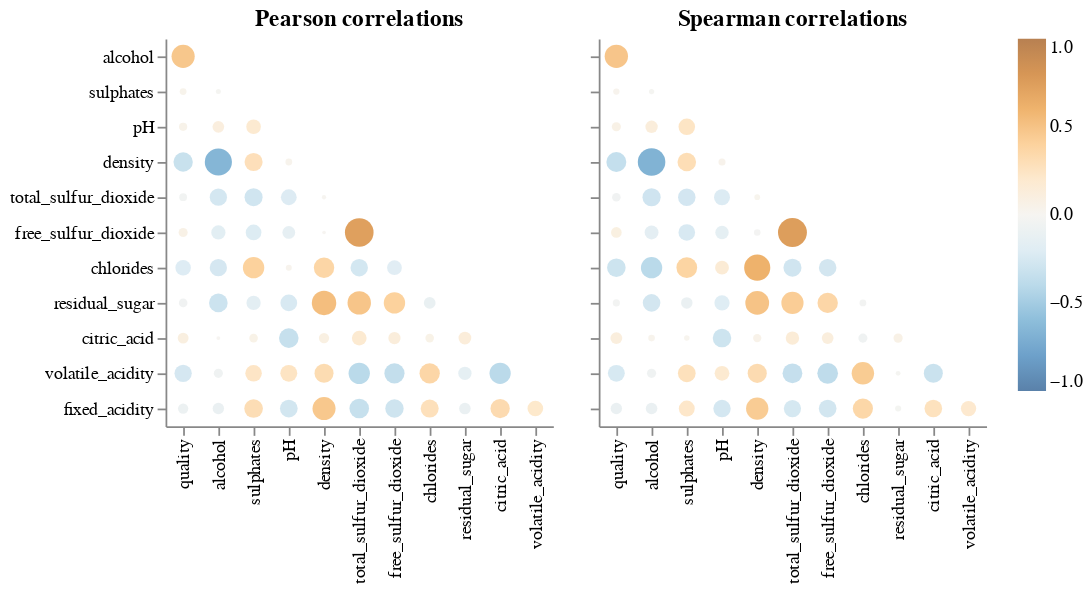

Notebook source saved alongside this figure:
### Code cell
print("Figure 2: Correlation between Wine Color PRediction Features\n")
aly.corr(train_df)

### Figure 1 — Vega specification as saved in the notebook (floating-point values rounded to 4 significant figures)
{"$schema": "https://vega.github.io/schema/vega/v5.json", "data": [{"name": "source_0"}, {"name": "data_0", "values": [{"abs_value": 0.2461, "index": "pH", "value": 0.2461, "variable": "volatile_acidity"}, {"abs_value": 0.149, "index": "residual_sugar", "value": -0.149, "variable": "volatile_acidity"}, {"abs_value": 0.2584, "index": "quality", "value": -0.2584, "variable": "volatile_acidity"}, {"abs_value": 0.06372, "index": "alcohol", "value": -0.06372, "variable": "volatile_acidity"}, {"abs_value": 0.2354, "index": "sulphates", "value": 0.2354, "variable": "volatile_acidity"}, {"abs_value": 0.3157, "index": "density", "value": 0.3157, "variable": "volatile_acidity"}, {"abs_value": 0.4002, "index": "total_sulfur_dioxide", "value": -0.4002, "variable": "volatile_acidity"}, {"abs_value": 0.3559, "index": "free_sulfur_dioxide", "value": -0.3559, "variable": "volatile_acidity"}, {"abs_value": 0.3627, "index": "chlorides", "value": 0.3627, "variable": "volatile_acidity"}, {"abs_value": 0.3956, "index": "citric_acid", "value": -0.3956, "variable": "volatile_acidity"}, {"abs_value": 0.2142, "index": "pH", "value": -0.2142, "variable": "total_sulfur_dioxide"}, {"abs_value": 0.2834, "index": "sulphates", "value": -0.2834, "variable": "total_sulfur_dioxide"}, {"abs_value": 0.2585, "index": "alcohol", "value": -0.2585, "variable": "total_sulfur_dioxide"}, {"abs_value": 0.04346, "index": "quality", "value": -0.04346, "variable": "total_sulfur_dioxide"}, {"abs_value": 0.005614, "index": "density", "value": 0.005614, "variable": "total_sulfur_dioxide"}, {"abs_value": 0.01159, "index": "alcohol", "value": -0.01159, "variable": "sulphates"}, {"abs_value": 0.03075, "index": "quality", "value": 0.03075, "variable": "sulphates"}, {"abs_value": 0.05492, "index": "quality", "value": -0.05492, "variable": "residual_sugar"}, {"abs_value": 0.1135, "index": "chlorides", "value": -0.1135, "variable": "residual_sugar"}, {"abs_value": 0.4016, "index": "free_sulfur_dioxide", "value": 0.4016, "variable": "residual_sugar"}, {"abs_value": 0.301, "index": "alcohol", "value": -0.301, "variable": "residual_sugar"}, {"abs_value": 0.4844, "index": "total_sulfur_dioxide", "value": 0.4844, "variable": "residual_sugar"}, {"abs_value": 0.5297, "index": "density", "value": 0.5297, "variable": "residual_sugar"}, {"abs_value": 0.2416, "index": "pH", "value": -0.2416, "variable": "residual_sugar"}, {"abs_value": 0.1718, "index": "sulphates", "value": -0.1718, "variable": "residual_sugar"}, {"abs_value": 0.1823, "index": "sulphates", "value": 0.1823, "variable": "pH"}, {"abs_value": 0.1121, "index": "alcohol", "value": 0.1121, "variable": "pH"}, {"abs_value": 0.04975, "index": "quality", "value": 0.04975, "variable": "pH"}, {"abs_value": 0.1719, "index": "alcohol", "value": -0.1719, "variable": "free_sulfur_dioxide"}, {"abs_value": 0.2111, "index": "sulphates", "value": -0.2111, "variable": "free_sulfur_dioxide"}, {"abs_value": 0.1379, "index": "pH", "value": -0.1379, "variable": "free_sulfur_dioxide"}, {"abs_value": 0.0004806, "index": "density", "value": 0.0004806, "variable": "free_sulfur_dioxide"}, {"abs_value": 0.729, "index": "total_sulfur_dioxide", "value": 0.729, "variable": "free_sulfur_dioxide"}, {"abs_value": 0.06349, "index": "quality", "value": 0.06349, "variable": "free_sulfur_dioxide"}, {"abs_value": 0.2091, "index": "volatile_acidity", "value": 0.2091, "variable": "fixed_acidity"}, {"abs_value": 0.3252, "index": "citric_acid", "value": 0.3252, "variable": "fixed_acidity"}, {"abs_value": 0.109, "index": "residual_sugar", "value": -0.109, "variable": "fixed_acidity"}, {"abs_value": 0.2813, "index": "chlorides", "value": 0.2813, "variable": "fixed_acidity"}, {"abs_value": 0.2945, "index": "free_sulfur_dioxide", "value": -0.2945, "variable": "fixed_acidity"}, {"abs_value": 0.3359, "index": "total_sulfur_dioxide", "value": -0.3359, "variable": "fixed_acidity"}, {"abs_value": 0.4684, "index": "density", "value": 0.4684, "variable": "fixed_acidity"}, {"abs_value": 0.2717, "index": "pH", "value": -0.2717, "variable": "fixed_acidity"}, {"abs_value": 0.3019, "index": "sulphates", "value": 0.3019, "variable": "fixed_acidity"}, {"abs_value": 0.1062, "index": "alcohol", "value": -0.1062, "variable": "fixed_acidity"}, {"abs_value": 0.08521, "index": "quality", "value": -0.08521, "variable": "fixed_acidity"}, {"abs_value": 0.327, "index": "quality", "value": -0.327, "variable": "density"}, {"abs_value": 0.6541, "index": "alcohol", "value": -0.6541, "variable": "density"}, {"abs_value": 0.2842, "index": "sulphates", "value": 0.2842, "variable": "density"}, {"abs_value": 0.03058, "index": "pH", "value": 0.03058, "variable": "density"}, {"abs_value": 0.1353, "index": "residual_sugar", "value": 0.1353, "variable": "citric_acid"}, {"abs_value": 0.05579, "index": "chlorides", "value": 0.05579, "variable": "citric_acid"}, {"abs_value": 0.09597, "index": "quality", "value": 0.09597, "variable": "citric_acid"}, {"abs_value": 0.1245, "index": "free_sulfur_dioxide", "value": 0.1245, "variable": "citric_acid"}, {"abs_value": 0.1849, "index": "total_sulfur_dioxide", "value": 0.1849, "variable": "citric_acid"}, {"abs_value": 0.08453, "index": "density", "value": 0.08453, "variable": "citric_acid"}, {"abs_value": 0.334, "index": "pH", "value": -0.334, "variable": "citric_acid"}, {"abs_value": 0.0561, "index": "sulphates", "value": 0.0561, "variable": "citric_acid"}, {"abs_value": 0.00197, "index": "alcohol", "value": -0.00197, "variable": "citric_acid"}, {"abs_value": 0.206, "index": "quality", "value": -0.206, "variable": "chlorides"}, {"abs_value": 0.2579, "index": "alcohol", "value": -0.2579, "variable": "chlorides"}, {"abs_value": 0.4017, "index": "sulphates", "value": 0.4017, "variable": "chlorides"}, {"abs_value": 0.02115, "index": "pH", "value": 0.02115, "variable": "chlorides"}, {"abs_value": 0.3657, "index": "density", "value": 0.3657, "variable": "chlorides"}, {"abs_value": 0.2626, "index": "total_sulfur_dioxide", "value": -0.2626, "variable": "chlorides"}, {"abs_value": 0.1854, "index": "free_sulfur_dioxide", "value": -0.1854, "variable": "chlorides"}, {"abs_value": 0.473, "index": "quality", "value": 0.473, "variable": "alcohol"}]}, {"name": "source_1"}, {"name": "data_1", "values": [{"abs_value": 0.1848, "index": "pH", "value": 0.1848, "variable": "volatile_acidity"}, {"abs_value": 0.009398, "index": "residual_sugar", "value": -0.009398, "variable": "volatile_acidity"}, {"abs_value": 0.2461, "index": "quality", "value": -0.2461, "variable": "volatile_acidity"}, {"abs_value": 0.06483, "index": "alcohol", "value": -0.06483, "variable": "volatile_acidity"}, {"abs_value": 0.2732, "index": "sulphates", "value": 0.2732, "variable": "volatile_acidity"}, {"abs_value": 0.3208, "index": "density", "value": 0.3208, "variable": "volatile_acidity"}, {"abs_value": 0.3417, "index": "total_sulfur_dioxide", "value": -0.3417, "variable": "volatile_acidity"}, {"abs_value": 0.3747, "index": "free_sulfur_dioxide", "value": -0.3747, "variable": "volatile_acidity"}, {"abs_value": 0.443, "index": "chlorides", "value": 0.443, "variable": "volatile_acidity"}, {"abs_value": 0.3152, "index": "citric_acid", "value": -0.3152, "variable": "volatile_acidity"}, {"abs_value": 0.2202, "index": "pH", "value": -0.2202, "variable": "total_sulfur_dioxide"}, {"abs_value": 0.2639, "index": "sulphates", "value": -0.2639, "variable": "total_sulfur_dioxide"}, {"abs_value": 0.287, "index": "alcohol", "value": -0.287, "variable": "total_sulfur_dioxide"}, {"abs_value": 0.05534, "index": "quality", "value": -0.05534, "variable": "total_sulfur_dioxide"}, {"abs_value": 0.0184, "index": "density", "value": 0.0184, "variable": "total_sulfur_dioxide"}, {"abs_value": 0.01361, "index": "alcohol", "value": -0.01361, "variable": "sulphates"}, {"abs_value": 0.025, "index": "quality", "value": 0.025, "variable": "sulphates"}, {"abs_value": 0.03417, "index": "quality", "value": -0.03417, "variable": "residual_sugar"}, {"abs_value": 0.02976, "index": "chlorides", "value": -0.02976, "variable": "residual_sugar"}, {"abs_value": 0.3642, "index": "free_sulfur_dioxide", "value": 0.3642, "variable": "residual_sugar"}, {"abs_value": 0.2675, "index": "alcohol", "value": -0.2675, "variable": "residual_sugar"}, {"abs_value": 0.4328, "index": "total_sulfur_dioxide", "value": 0.4328, "variable": "residual_sugar"}, {"abs_value": 0.4994, "index": "density", "value": 0.4994, "variable": "residual_sugar"}, {"abs_value": 0.1973, "index": "pH", "value": -0.1973, "variable": "residual_sugar"}, {"abs_value": 0.1076, "index": "sulphates", "value": -0.1076, "variable": "residual_sugar"}, {"abs_value": 0.2373, "index": "sulphates", "value": 0.2373, "variable": "pH"}, {"abs_value": 0.1272, "index": "alcohol", "value": 0.1272, "variable": "pH"}, {"abs_value": 0.06447, "index": "quality", "value": 0.06447, "variable": "pH"}, {"abs_value": 0.162, "index": "alcohol", "value": -0.162, "variable": "free_sulfur_dioxide"}, {"abs_value": 0.2375, "index": "sulphates", "value": -0.2375, "variable": "free_sulfur_dioxide"}, {"abs_value": 0.151, "index": "pH", "value": -0.151, "variable": "free_sulfur_dioxide"}, {"abs_value": 0.02787, "index": "density", "value": -0.02787, "variable": "free_sulfur_dioxide"}, {"abs_value": 0.7427, "index": "total_sulfur_dioxide", "value": 0.7427, "variable": "free_sulfur_dioxide"}, {"abs_value": 0.09189, "index": "quality", "value": 0.09189, "variable": "free_sulfur_dioxide"}, {"abs_value": 0.201, "index": "volatile_acidity", "value": 0.201, "variable": "fixed_acidity"}, {"abs_value": 0.2693, "index": "citric_acid", "value": 0.2693, "variable": "fixed_acidity"}, {"abs_value": 0.02255, "index": "residual_sugar", "value": -0.02255, "variable": "fixed_acidity"}, {"abs_value": 0.3575, "index": "chlorides", "value": 0.3575, "variable": "fixed_acidity"}, {"abs_value": 0.2708, "index": "free_sulfur_dioxide", "value": -0.2708, "variable": "fixed_acidity"}, {"abs_value": 0.2555, "index": "total_sulfur_dioxide", "value": -0.2555, "variable": "fixed_acidity"}, {"abs_value": 0.4401, "index": "density", "value": 0.4401, "variable": "fixed_acidity"}, {"abs_value": 0.262, "index": "pH", "value": -0.262, "variable": "fixed_acidity"}, {"abs_value": 0.2165, "index": "sulphates", "value": 0.2165, "variable": "fixed_acidity"}, {"abs_value": 0.1085, "index": "alcohol", "value": -0.1085, "variable": "fixed_acidity"}, {"abs_value": 0.1053, "index": "quality", "value": -0.1053, "variable": "fixed_acidity"}, {"abs_value": 0.3478, "index": "quality", "value": -0.3478, "variable": "density"}, {"abs_value": 0.6736, "index": "alcohol", "value": -0.6736, "variable": "density"}, {"abs_value": 0.2988, "index": "sulphates", "value": 0.2988, "variable": "density"}, {"abs_value": 0.0341, "index": "pH", "value": 0.0341, "variable": "density"}, {"abs_value": 0.06587, "index": "residual_sugar", "value": 0.06587, "variable": "citric_acid"}, {"abs_value": 0.06342, "index": "chlorides", "value": -0.06342, "variable": "citric_acid"}, {"abs_value": 0.1149, "index": "quality", "value": 0.1149, "variable": "citric_acid"}, {"abs_value": 0.113, "index": "free_sulfur_dioxide", "value": 0.113, "variable": "citric_acid"}, {"abs_value": 0.152, "index": "total_sulfur_dioxide", "value": 0.152, "variable": "citric_acid"}, {"abs_value": 0.051, "index": "density", "value": 0.051, "variable": "citric_acid"}, {"abs_value": 0.2973, "index": "pH", "value": -0.2973, "variable": "citric_acid"}, {"abs_value": 0.01636, "index": "sulphates", "value": 0.01636, "variable": "citric_acid"}, {"abs_value": 0.02819, "index": "alcohol", "value": 0.02819, "variable": "citric_acid"}, {"abs_value": 0.2994, "index": "quality", "value": -0.2994, "variable": "chlorides"}, {"abs_value": 0.3999, "index": "alcohol", "value": -0.3999, "variable": "chlorides"}, {"abs_value": 0.3768, "index": "sulphates", "value": 0.3768, "variable": "chlorides"}, {"abs_value": 0.1613, "index": "pH", "value": 0.1613, "variable": "chlorides"}, {"abs_value": 0.6059, "index": "density", "value": 0.6059, "variable": "chlorides"}, {"abs_value": 0.2833, "index": "total_sulfur_dioxide", "value": -0.2833, "variable": "chlorides"}, {"abs_value": 0.2664, "index": "free_sulfur_dioxide", "value": -0.2664, "variable": "chlorides"}, {"abs_value": 0.4797, "index": "quality", "value": 0.4797, "variable": "alcohol"}]}, {"name": "source_0_concat_0_x_domain_index", "values": [{"index": "pH", "sort_field": 3.0}, {"index": "residual_sugar", "sort_field": 8.0}, {"index": "quality", "sort_field": 0.0}, {"index": "alcohol", "sort_field": 1.0}, {"index": "sulphates", "sort_field": 2.0}, {"index": "density", "sort_field": 4.0}, {"index": "total_sulfur_dioxide", "sort_field": 5.0}, {"index": "free_sulfur_dioxide", "sort_field": 6.0}, {"index": "chlorides", "sort_field": 7.0}, {"index": "citric_acid", "sort_field": 9.0}, {"index": "volatile_acidity", "sort_field": 10.0}]}, {"name": "source_0_concat_0_y_domain_variable", "values": [{"sort_field": 9.0, "variable": "volatile_acidity"}, {"sort_field": 4.0, "variable": "total_sulfur_dioxide"}, {"sort_field": 1.0, "variable": "sulphates"}, {"sort_field": 7.0, "variable": "residual_sugar"}, {"sort_field": 2.0, "variable": "pH"}, {"sort_field": 5.0, "variable": "free_sulfur_dioxide"}, {"sort_field": 10.0, "variable": "fixed_acidity"}, {"sort_field": 3.0, "variable": "density"}, {"sort_field": 8.0, "variable": "citric_acid"}, {"sort_field": 6.0, "variable": "chlorides"}, {"sort_field": 0.0, "variable": "alcohol"}]}, {"name": "source_1_concat_1_x_domain_index", "values": [{"index": "pH", "sort_field": 3.0}, {"index": "residual_sugar", "sort_field": 8.0}, {"index": "quality", "sort_field": 0.0}, {"index": "alcohol", "sort_field": 1.0}, {"index": "sulphates", "sort_field": 2.0}, {"index": "density", "sort_field": 4.0}, {"index": "total_sulfur_dioxide", "sort_field": 5.0}, {"index": "free_sulfur_dioxide", "sort_field": 6.0}, {"index": "chlorides", "sort_field": 7.0}, {"index": "citric_acid", "sort_field": 9.0}, {"index": "volatile_acidity", "sort_field": 10.0}]}, {"name": "source_1_concat_1_y_domain_variable", "values": [{"sort_field": 9.0, "variable": "volatile_acidity"}, {"sort_field": 4.0, "variable": "total_sulfur_dioxide"}, {"sort_field": 1.0, "variable": "sulphates"}, {"sort_field": 7.0, "variable": "residual_sugar"}, {"sort_field": 2.0, "variable": "pH"}, {"sort_field": 5.0, "variable": "free_sulfur_dioxide"}, {"sort_field": 10.0, "variable": "fixed_acidity"}, {"sort_field": 3.0, "variable": "density"}, {"sort_field": 8.0, "variable": "citric_acid"}, {"sort_field": 6.0, "variable": "chlorides"}, {"sort_field": 0.0, "variable": "alcohol"}]}], "signals": [{"name": "concat_0_x_step", "value": 20}, {"name": "concat_0_width", "update": "bandspace(domain('concat_0_x').length, 1, 0.5) * concat_0_x_step"}, {"name": "concat_0_y_step", "value": 20}, {"name": "concat_0_height", "update": "bandspace(domain('concat_0_y').length, 1, 0.5) * concat_0_y_step"}, {"name": "concat_1_x_step", "value": 20}, {"name": "concat_1_width", "update": "bandspace(domain('concat_1_x').length, 1, 0.5) * concat_1_x_step"}, {"name": "concat_1_y_step", "value": 20}, {"name": "concat_1_height", "update": "bandspace(domain('concat_1_y').length, 1, 0.5) * concat_1_y_step"}], "marks": [{"type": "group", "name": "concat_0_group", "encode": {"update": {"width": {"signal": "concat_0_width"}, "height": {"signal": "concat_0_height"}}}, "marks": [{"type": "symbol", "name": "concat_0_marks", "from": {"data": "data_0"}, "encode": {"update": {"shape": {"value": "circle"}, "x": {"field": "index", "scale": "concat_0_x"}, "y": {"field": "variable", "scale": "concat_0_y"}, "opacity": {"value": 0.7}, "fill": {"field": "value", "scale": "color"}, "tooltip": {"signal": "{\"corr\": format(datum[\"value\"], \".2f\"), \"x\": isValid(datum[\"index\"]) ? datum[\"index\"] : \"\"+datum[\"index\"], \"y\": isValid(datum[\"variable\"]) ? datum[\"variable\"] : \"\"+datum[\"variable\"]}"}, "size": {"field": "abs_value", "scale": "size"}}}, "style": ["circle"]}], "axes": [{"scale": "concat_0_x", "labelAngle": 270, "orient": "bottom", "zindex": 0, "grid": false, "labelBaseline": "middle", "labelAlign": "right"}, {"scale": "concat_0_y", "orient": "left", "zindex": 0, "grid": false}], "title": {"text": "Pearson correlations", "frame": "group"}, "style": "cell"}, {"type": "group", "name": "concat_1_group", "encode": {"update": {"height": {"signal": "concat_1_height"}, "width": {"signal": "concat_1_width"}}}, "marks": [{"type": "symbol", "name": "concat_1_marks", "from": {"data": "data_1"}, "encode": {"update": {"fill": {"field": "value", "scale": "color"}, "tooltip": {"signal": "{\"corr\": format(datum[\"value\"], \".2f\"), \"x\": isValid(datum[\"index\"]) ? datum[\"index\"] : \"\"+datum[\"index\"], \"y\": isValid(datum[\"variable\"]) ? datum[\"variable\"] : \"\"+datum[\"variable\"]}"}, "x": {"field": "index", "scale": "concat_1_x"}, "size": {"field": "abs_value", "scale": "size"}, "y": {"field": "variable", "scale": "concat_1_y"}, "shape": {"value": "circle"}, "opacity": {"value": 0.7}}}, "style": ["circle"]}], "axes": [{"scale": "concat_1_x", "grid": false, "zindex": 0, "labelAngle": 270, "orient": "bottom", "labelBaseline": "middle", "labelAlign": "right"}, {"scale": "concat_1_y", "grid": false, "orient": "left", "zindex": 0, "labels": false}], "title": {"text": "Spearman correlations", "frame": "group"}, "style": "cell"}], "scales": [{"name": "color", "type": "linear", "domain": [-1, 1], "range": {"scheme": "blueorange"}, "zero": true, "interpolate": "hcl"}, {"name": "size", "type": "linear", "domain": [0, 1], "range": [4, 361], "zero": true}, {"name": "concat_0_x", "type": "point", "domain": {"data": "source_0_concat_0_x_domain_index", "field": "index", "sort": {"op": "max", "field": "sort_field"}}, "range": {"step": {"signal": "concat_0_x_step"}}, "padding": 0.5}, {"name": "concat_0_y", "type": "point", "domain": {"data": "source_0_concat_0_y_domain_variable", "field": "variable", "sort": {"op": "max", "field": "sort_field"}}, "range": {"step": {"signal": "concat_0_y_step"}}, "padding": 0.5}, {"name": "concat_1_x", "type": "point", "domain": {"data": "source_1_concat_1_x_domain_index", "field": "index", "sort": {"op": "max", "field": "sort_field"}}, "range": {"step": {"signal": "concat_1_x_step"}}, "padding": 0.5}, {"name": "concat_1_y", "type": "point", "domain": {"data": "source_1_concat_1_y_domain_variable", "field": "variable", "sort": {"op": "max", "field": "sort_field"}}, "range": {"step": {"signal": "concat_1_y_step"}}, "padding": 0.5}], "config": {"style": {"cell": {"strokeWidth": 0}}}, "layout": {"padding": 20, "bounds": "full", "align": "each"}, "background": "white", "padding": 5, "legends": [{"fill": "color", "gradientLength": {"signal": "clamp(concat_0_height, 64, 200)"}, "encode": {"gradient": {"update": {"opacity": {"value": 0.7}}}}}]}
